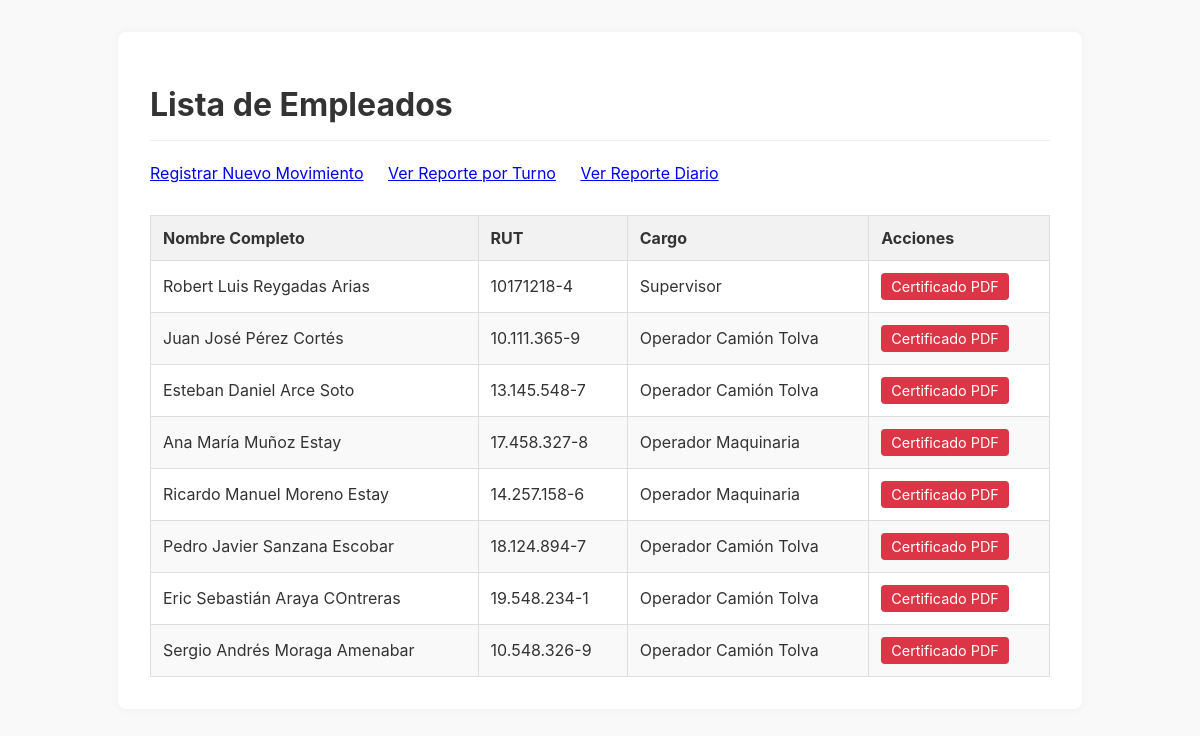
/empleados/, run on the app's committed database.
### empresa/models.py (models this page shows, shortened)
class Empleado(models.Model):
    TIPOS_CONTRATO = [('Indefinido', 'Indefinido'), ('Plazo Fijo', 'Plazo Fijo')]
    CARGOS = [
        ('Administrativo', 'Administrativo'), ('Jefe de Turno', 'Jefe de Turno'),
        ('Supervisor', 'Supervisor'), ('Operador Camión Tolva', 'Operador Camión Tolva'),
        ('Operador Maquinaria', 'Operador Maquinaria'), ('Operador Multiservicio', 'Operador Multiservicio'),
        ('Operador Mantenedor', 'Operador Mantenedor'), ('Mantenedor', 'Mantenedor'),
    ]
    codigo_trabajador = models.CharField(max_length=4, unique=True, default='0000')
    nombre_completo = models.CharField(max_length=255)
    rut = models.CharField(max_length=12, unique=True)
    cargo = models.CharField(max_length=100, choices=CARGOS)
    tipo_contrato = models.CharField(max_length=20, choices=TIPOS_CONTRATO)
    fecha_contratacion = models.DateField()
    fecha_termino_contrato = models.DateField(null=True, blank=True)
    licencias = models.ManyToManyField(TipoLicencia, blank=True)
    fecha_vencimiento_licencia = models.DateField(null=True, blank=True)
    fecha_nacimiento = models.DateField(null=True, blank=True)

### empresa/views.py (the view)
# urls.py: path('empleados/', views.lista_empleados, name='lista_empleados'),
def lista_empleados(request):
    todos_los_empleados = Empleado.objects.all()
    return render(request, 'empresa/lista_empleados.html', {'empleados': todos_los_empleados})

### empresa/templates/empresa/lista_empleados.html (shortened to what this page needs)
<!DOCTYPE html>
<html lang="es">
<head>
</head>
<body>
    <div class="container">
        <h1>Lista de Empleados</h1>
        <a href="{% url 'empresa:crear_movimiento' %}">Registrar Nuevo Movimiento</a>
        <a href="{% url 'empresa:reporte_por_turno' %}" style="margin-left: 20px;">Ver Reporte por Turno</a>
        <a href="{% url 'empresa:reporte_diario' %}" style="margin-left: 20px;">Ver Reporte Diario</a>
        <table>
            <thead>
                <tr>
                    <th>Nombre Completo</th>
                    <th>RUT</th>
                    <th>Cargo</th>
                    <th>Acciones</th>
                </tr>
            </thead>
            <tbody>
                {% for empleado in empleados %}
                <tr>
                    <td>{{ empleado.nombre_completo }}</td>
                    <td>{{ empleado.rut }}</td>
                    <td>{{ empleado.cargo }}</td>
                    <td>
                        <a href="{% url 'empresa:generar_certificado_pdf' empleado.id %}" class="btn-pdf" target="_blank">Certificado PDF</a>
                    </td>
                </tr>
                {% empty %}
                <tr>
                    <td colspan="4">No hay empleados registrados.</td>
                </tr>
                {% endfor %}
            </tbody>
        </table>
    </div>
</body>
</html>

### empresa/templates/empresa/lista_empleados.html (style rules this page uses)
body { font-family: -apple-system, BlinkMacSystemFont, "Segoe UI", Roboto, Helvetica, Arial, sans-serif; margin: 2em; background-color: #f9f9f9; color: #333; }
.container { max-width: 900px; margin: 0 auto; background-color: white; padding: 2em; box-shadow: 0 0 10px rgba(0,0,0,0.05); border-radius: 8px; }
h1 { color: #333; border-bottom: 1px solid #eee; padding-bottom: 0.5em; }
table { width: 100%; border-collapse: collapse; margin-top: 2em; }
th, td { padding: 12px; border: 1px solid #ddd; text-align: left; }
th { background-color: #f2f2f2; }
tr:nth-child(even) { background-color: #f9f9f9; }
.btn-pdf { display: inline-block; padding: 5px 10px; background-color: #dc3545; color: white; text-decoration: none; border-radius: 4px; font-size: 0.9em; }

### data on the page
Empleado: nombre_completo "Robert Luis Reygadas Arias", rut "10171218-4", cargo "Supervisor"
Empleado: nombre_completo "Juan José Pérez Cortés", rut "10.111.365-9", cargo "Operador Camión Tolva"
Empleado: nombre_completo "Esteban Daniel Arce Soto", rut "13.145.548-7", cargo "Operador Camión Tolva"
Empleado: nombre_completo "Ana María Muñoz Estay", rut "17.458.327-8", cargo "Operador Maquinaria"
Empleado: nombre_completo "Ricardo Manuel Moreno Estay", rut "14.257.158-6", cargo "Operador Maquinaria"
Empleado: nombre_completo "Pedro Javier Sanzana Escobar", rut "18.124.894-7", cargo "Operador Camión Tolva"
Empleado: nombre_completo "Eric Sebastián Araya COntreras", rut "19.548.234-1", cargo "Operador Camión Tolva"
Empleado: nombre_completo "Sergio Andrés Moraga Amenabar", rut "10.548.326-9", cargo "Operador Camión Tolva"
